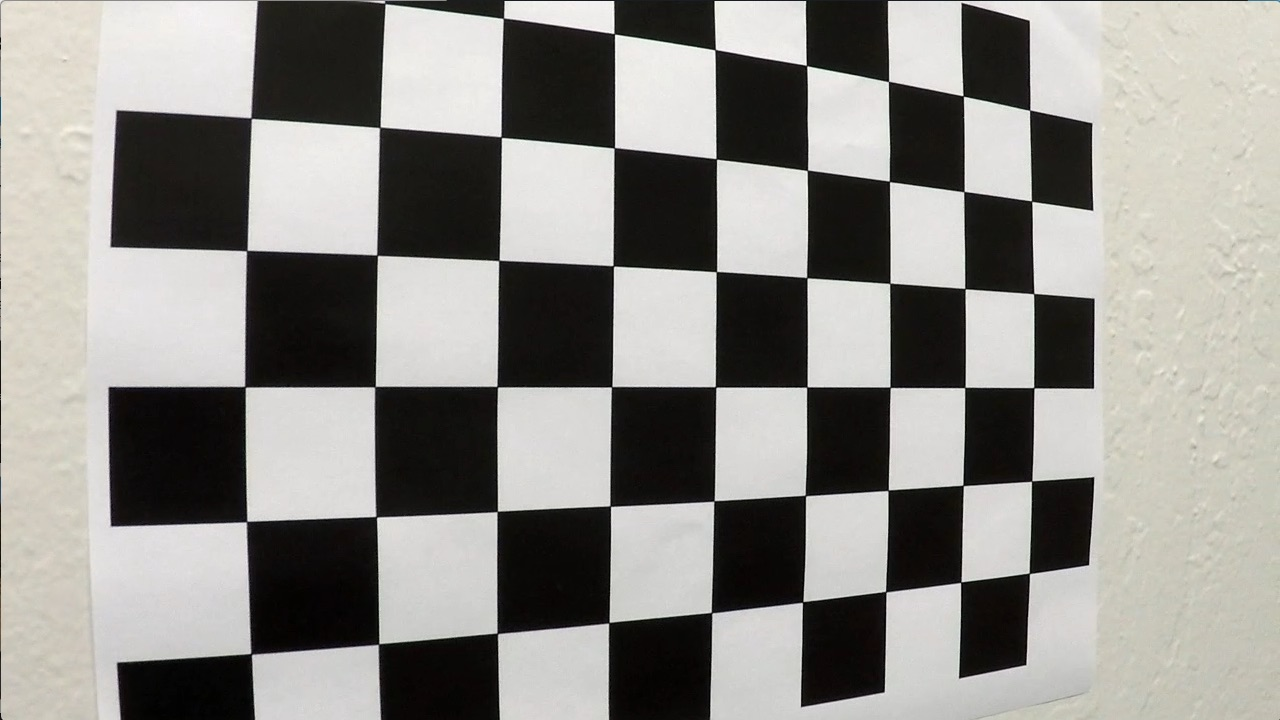
#> input picture Advanced_Lane_Lines/camera_cal/calibration5.jpg, 1280 x 720 px; the run also reads 1 picture not shown here
$ jupyter execute --allow-errors 'Advanced Lane Finding project.ipynb'   (older library calls are emulated)
#> lines starting #> are read from the running program, lines starting #| are printed output that depends on the picture; after the words box and inside, x2 and y2 are one past the last pixel; in counts of white or black regions, pixels touching at a corner belong together
# Advanced Lane Finding

## Overview

In this project, our goal is to write a software pipeline to identify the lane boundaries in a video from a front-facing camera on a car. The camera calibration images, test road images, and project videos are available in the project repository.

In addition to implementing code, there is a brief writeup to complete. The writeup is provided in a markdown file.

## Goals/Steps

The goals / steps of this project are the following:

* Compute the camera calibration matrix and distortion coefficients given a set of chessboard images
* Apply a distortion correction to raw images
* Use color transforms, gradients, etc., to create a thresholded binary image
* Apply a perspective transform to rectify binary image ("birds-eye view")
* Detect lane pixels and fit to find the lane boundary
* Determine the curvature of the lane and vehicle position with respect to center
* Warp the detected lane boundaries back onto the original image
* Output visual display of the lane boundaries and numerical estimation of lane curvature and vehicle position

[cell 1]
import cv2
import matplotlib.pyplot as plt
import matplotlib.image as mpimg
import numpy as np
import glob

[cell 2]
img = mpimg.imread('camera_cal/calibration5.jpg')
#> img is the input picture: shape (720, 1280, 3); mean R, G, B 143.1, 141.5, 137.3
image_shape = img.shape
print(image_shape)
#| (720, 1280, 3)
plt.imshow(img)

### Camera Calibration using chessboard images

[cell 3]
nx = 9
ny = 6

objpoints = []
imgpoints = []

objp = np.zeros((nx*ny,3), np.float32)
objp[:,:2] = np.mgrid[0:nx,0:ny].T.reshape(-1,2)

fnames = glob.glob("camera_cal/calibration*.jpg")

for fname in fnames:
    img = mpimg.imread(fname)
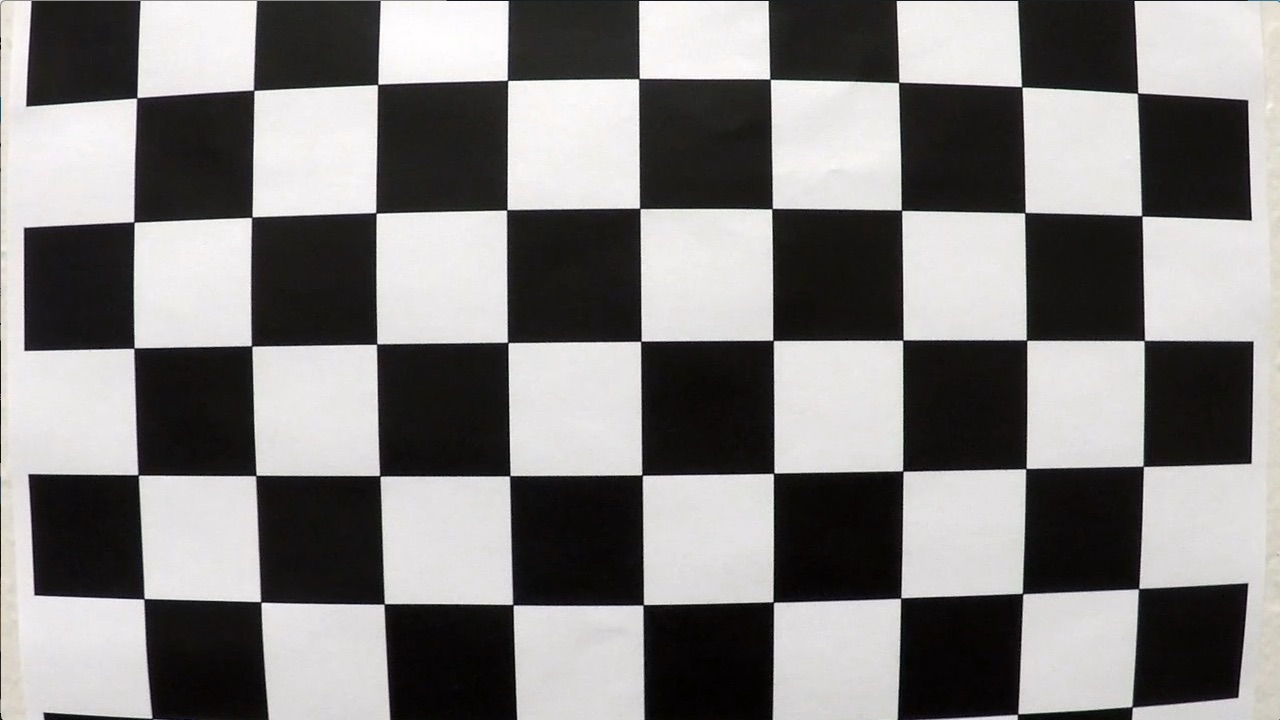
#> input picture Advanced_Lane_Lines/camera_cal/calibration1.jpg, 1280 x 720 px
#> img is the input picture: shape (720, 1280, 3); mean R, G, B 130.1, 128.4, 127.8
    gray = cv2.cvtColor(img, cv2.COLOR_RGB2GRAY)
    ret, corners = cv2.findChessboardCorners(gray, (nx,ny), None)
#> ret = False; corners = None
    if ret:
        objpoints.append(objp)
        imgpoints.append(corners)

# use the object and image points to caliberate the camera and compute the camera matrix and distortion coefficients
ret, cameraMatrix, distortionCoeffs, rvecs, tvecs = cv2.calibrateCamera(objpoints, imgpoints, image_shape[:2],None,None)

[cell 4]
img = mpimg.imread('camera_cal/calibration5.jpg')
undistorted = cv2.undistort(img, cameraMatrix, distortionCoeffs, None, cameraMatrix)
f, (ax1, ax2) = plt.subplots(1, 2, figsize=(24, 9))
f.tight_layout()
ax1.imshow(img)
ax1.set_title('Original Image', fontsize=50)
ax2.imshow(undistorted)
ax2.set_title('Undistorted Image', fontsize=50)
plt.subplots_adjust(left=0., right=1, top=0.9, bottom=0.)
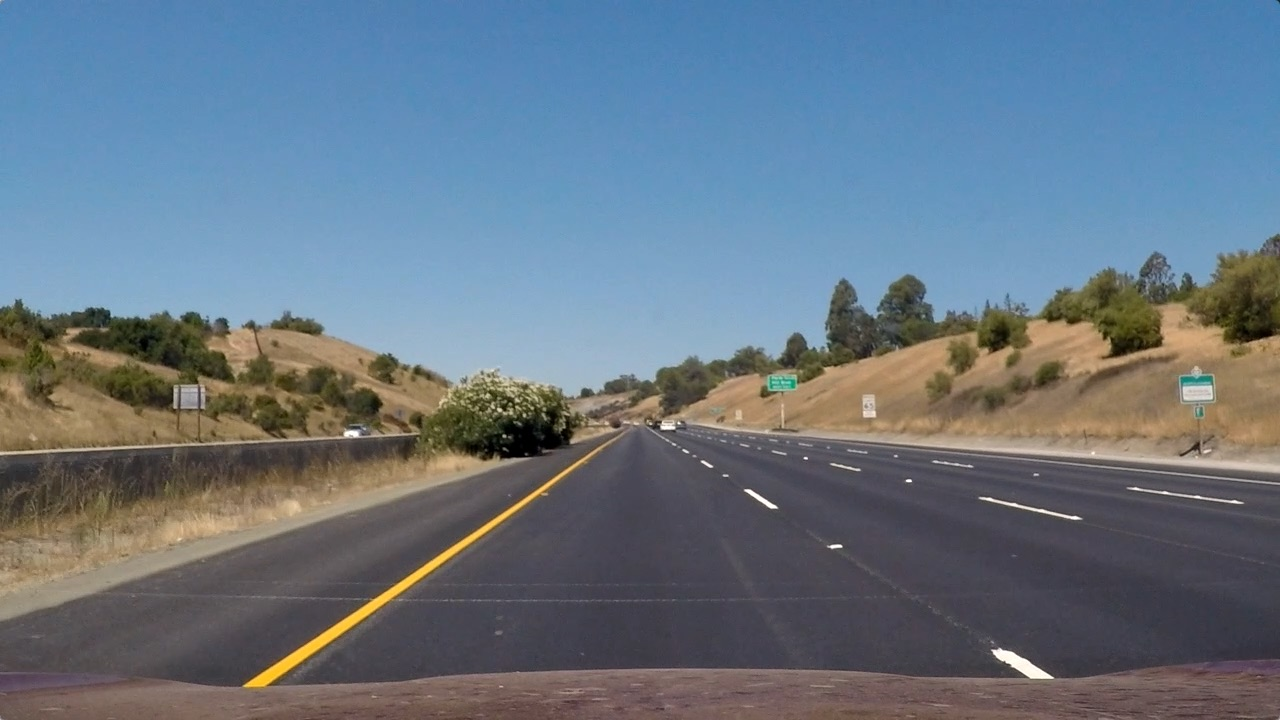
#> input picture Advanced_Lane_Lines/test_images/straight_lines1.jpg, 1280 x 720 px
#> further down, img is the input picture: shape (720, 1280, 3); mean R, G, B 103.2, 117.7, 131.2

### Gradients and color transforms to create a thresholded binary image

Two types of gradient thresholds have been considered:

#### 1. Along the X-axis
#### 2. Directional gradient with thresholds of 30 and 90 degrees

This is done since the lane lines are more or less vertical.

The following color thresholds have been applied:

* R & G channel thresholds in order to detect yellow lanes
* L channel threshold for taking into account edges in shadows
* S channel threshold to distinguish white & yellow lanes

[cell 5]
def get_thresholded_image(img):

    img = cv2.undistort(img, cameraMatrix, distortionCoeffs, None, cameraMatrix)

    # convert to gray scale
    gray = cv2.cvtColor(img, cv2.COLOR_RGB2GRAY)

    height, width = gray.shape

    # apply gradient threshold on the horizontal gradient
    sx_binary = abs_sobel_thresh(gray, 'x', 10, 200)
#> in abs_sobel_thresh, `max_value = np.max(abs_sobel)`: max_value = 639
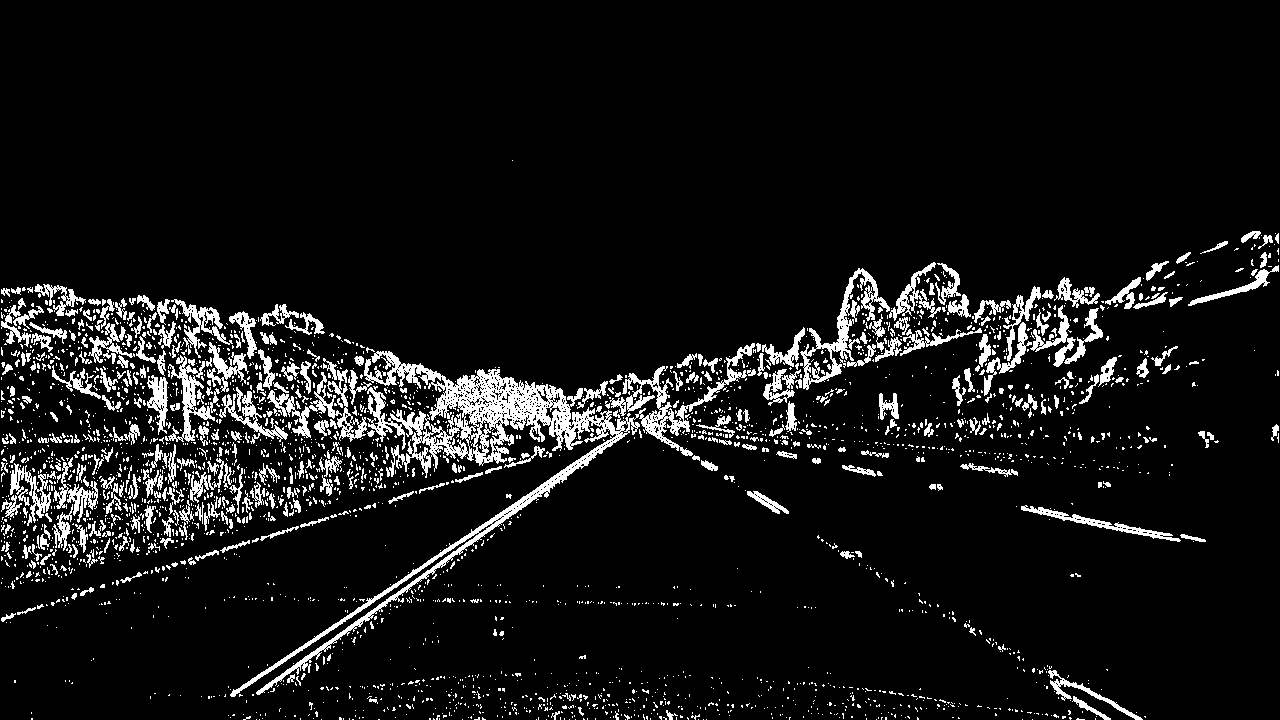
#> sx_binary: shape (720, 1280); values 0 (black) and 1 (white), 8% white; 3000 white regions (2598 under 20 px), largest, box (x1, y1, x2, y2) and area: (230, 343, 755, 697) 17433, (800, 268, 890, 390) 2106, (165, 355, 220, 442) 1286

    # apply gradient direction threshold so that only edges closer to vertical are detected.
    dir_binary = dir_threshold(gray, thresh=(np.pi/6, np.pi/2))
#> dir_binary: shape (720, 1280) float64; values 0 (black) and 1 (white), 67.6% white; black in thin lines or dots

    # combine the gradient and direction thresholds.
    combined_condition = ((sx_binary == 1) & (dir_binary == 1))
#> combined_condition: shape (720, 1280) bool; 5% white in thin lines or dots, all inside (x1, y1, x2, y2) = (1, 231, 1279, 719)

    # R & G thresholds so that yellow lanes are detected well.
    color_threshold = 150
    R = img[:,:,0]
    G = img[:,:,1]
    color_combined = np.zeros_like(R)
    r_g_condition = (R > color_threshold) & (G > color_threshold)
#> r_g_condition: shape (720, 1280) bool; 5.1% white; 354 white regions (259 under 20 px), largest, box (x1, y1, x2, y2) and area: (319, 322, 739, 406) 14763, (687, 409, 1280, 466) 5966, (58, 457, 522, 595) 5691


    # color channel thresholds
    hls = cv2.cvtColor(img, cv2.COLOR_RGB2HLS)
#> hls: shape (720, 1280, 3); mean of channels 0, 1, 2 87.6, 118.4, 65.9
    S = hls[:,:,2]
    L = hls[:,:,1]

    # S channel performs well for detecting bright yellow and white lanes
    s_thresh = (100, 255)
    s_condition = (S > s_thresh[0]) & (S <= s_thresh[1])
#> s_condition: shape (720, 1280) bool; 32.2% white; 680 white regions (533 under 20 px), largest, box (x1, y1, x2, y2) and area: (0, 0, 1280, 312) 271797, (234, 455, 590, 697) 4923, (1100, 278, 1280, 337) 1809

    # We put a threshold on the L channel to avoid pixels which have shadows and as a result darker.
    l_thresh = (120, 255)
    l_condition = (L > l_thresh[0]) & (L <= l_thresh[1])
#> l_condition: shape (720, 1280) bool; 55.3% white; 133 black regions (104 under 20 px), largest, box (x1, y1, x2, y2) and area: (0, 232, 1280, 720) 406689, (356, 353, 409, 388) 1009, (262, 307, 320, 334) 771

    # combine all the thresholds
    # A pixel should either be a yellowish or whiteish
    # And it should also have a gradient, as per our thresholds
    color_combined[(r_g_condition & l_condition) & (s_condition | combined_condition)] = 1

    # apply the region of interest mask
    mask = np.zeros_like(color_combined)
    region_of_interest_vertices = np.array([[0,height-1], [width/2, int(0.5*height)], [width-1, height-1]], dtype=np.int32)
    cv2.fillPoly(mask, [region_of_interest_vertices], 1)
#> mask: shape (720, 1280); values 0 (black) and 1 (white), 25% white; 1 white region, box (x1, y1, x2, y2) and area: (0, 360, 1280, 720) 230860
    thresholded = cv2.bitwise_and(color_combined, mask)
#> color_combined: shape (720, 1280); values 0 (black) and 1 (white), 1.2% white; 858 white regions (824 under 20 px), largest, box (x1, y1, x2, y2) and area: (234, 448, 601, 696) 3236, (1100, 278, 1280, 339) 1804, (1056, 681, 1139, 720) 1055

    return thresholded

def abs_sobel_thresh(gray, orient='x', thresh_min=0, thresh_max=255):
    if orient == 'x':
        sobel = cv2.Sobel(gray, cv2.CV_64F, 1, 0)
    else:
        sobel = cv2.Sobel(gray, cv2.CV_64F, 0, 1)
    abs_sobel = np.absolute(sobel)
    max_value = np.max(abs_sobel)
    binary_output = np.uint8(255*abs_sobel/max_value)
    threshold_mask = np.zeros_like(binary_output)
    threshold_mask[(binary_output >= thresh_min) & (binary_output <= thresh_max)] = 1
    return threshold_mask

def dir_threshold(gray, sobel_kernel=3, thresh=(0, np.pi/2)):
    # Take the gradient in x and y separately
    sobel_x = cv2.Sobel(gray, cv2.CV_64F, 1, 0, ksize=sobel_kernel)
    sobel_y = cv2.Sobel(gray, cv2.CV_64F, 0, 1, ksize=sobel_kernel)
    # 3) Take the absolute value of the x and y gradients
    abs_sobel_x = np.absolute(sobel_x)
    abs_sobel_y = np.absolute(sobel_y)
    # 4) Use np.arctan2(abs_sobely, abs_sobelx) to calculate the direction of the gradient
    direction = np.arctan2(abs_sobel_y,abs_sobel_x)
    direction = np.absolute(direction)
    # 5) Create a binary mask where direction thresholds are met
    mask = np.zeros_like(direction)
    mask[(direction >= thresh[0]) & (direction <= thresh[1])] = 1
    # 6) Return this mask as your binary_output image
    return mask

[cell 6]
img = mpimg.imread('test_images/straight_lines1.jpg')
thresholded = get_thresholded_image(img)
#> thresholded: shape (720, 1280); values 0 (black) and 1 (white), 0.56% white; 165 white regions (157 under 20 px), largest, box (x1, y1, x2, y2) and area: (234, 448, 601, 696) 3236, (1056, 681, 1139, 720) 1055, (750, 492, 786, 513) 176
img = cv2.undistort(img, cameraMatrix, distortionCoeffs, None, cameraMatrix)
cv2.imwrite('thresholded.jpg',thresholded)

# Plot the 2 images side by side
f, (ax1, ax2) = plt.subplots(1, 2, figsize=(24, 9))
f.tight_layout()
ax1.imshow(img)
ax1.set_title('Original Image', fontsize=50)
ax2.imshow(thresholded, cmap='gray')
ax2.set_title('Thresholded Image', fontsize=50)
plt.subplots_adjust(left=0., right=1, top=0.9, bottom=0.)

### Perspective Transform

After examining a sample image, the vertices has been extracted in order to perform a perspective transform. The polygon with these vertices is drawn on the image for visualization. Destination points were chosen in a way that straight lanes appear more or less parallel in the transformed image.

[cell 7]
# Vertices extracted manually for performing a perspective transform
bottom_left = [220,720]
bottom_right = [1110, 720]
top_left = [570, 470]
top_right = [722, 470]

source = np.float32([bottom_left,bottom_right,top_right,top_left])

pts = np.array([bottom_left,bottom_right,top_right,top_left], np.int32)
pts = pts.reshape((-1,1,2))
copy = img.copy()
cv2.polylines(copy,[pts],True,(255,0,0), thickness=3)
#> copy: shape (720, 1280, 3); mean R, G, B 106.2, 118.3, 131.2

# Destination points are chosen such that straight lanes appear more or less parallel in the transformed image.
bottom_left = [320,720]
bottom_right = [920, 720]
top_left = [320, 1]
top_right = [920, 1]

dst = np.float32([bottom_left,bottom_right,top_right,top_left])
M = cv2.getPerspectiveTransform(source, dst)
M_inv = cv2.getPerspectiveTransform(dst, source)
img_size = (image_shape[1], image_shape[0])

warped = cv2.warpPerspective(thresholded, M, img_size , flags=cv2.INTER_LINEAR)
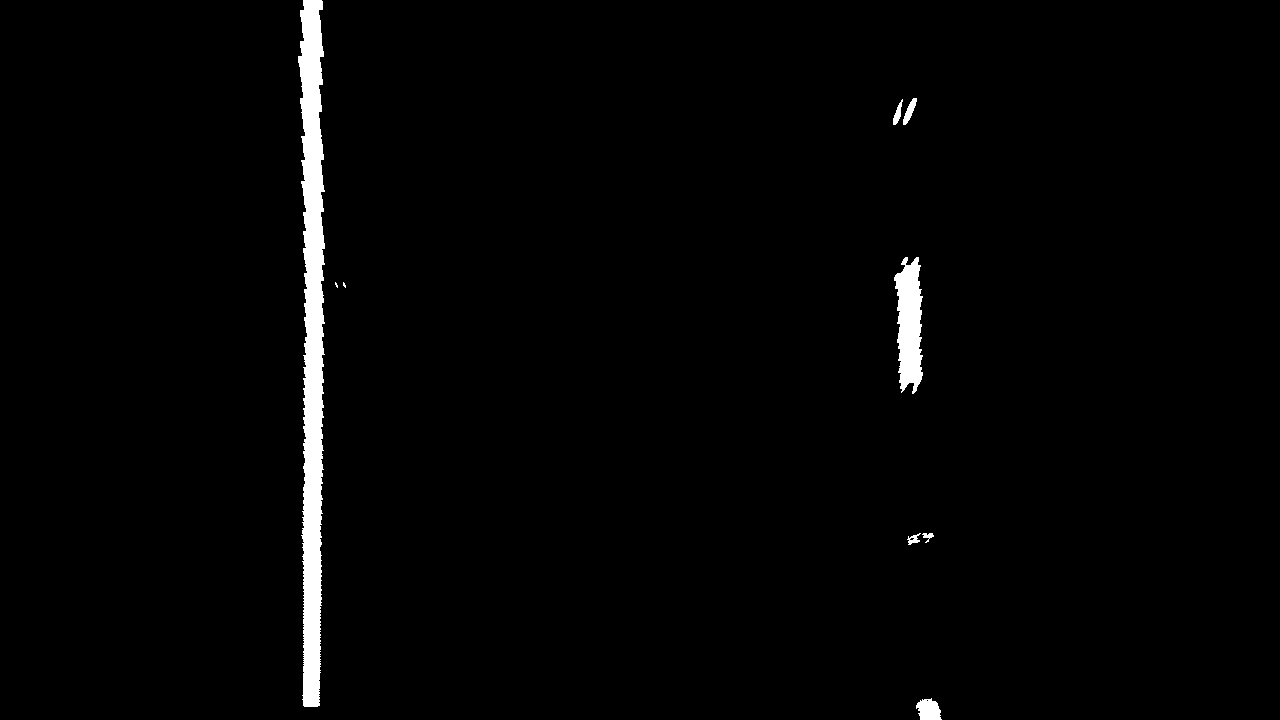
#> warped: shape (720, 1280); values 0 (black) and 1 (white), 1.8% white; 9 white regions (2 under 20 px), largest, box (x1, y1, x2, y2) and area: (298, 0, 325, 707) 13092, (894, 257, 923, 394) 2803, (916, 698, 942, 720) 422

f, (ax1, ax2) = plt.subplots(1, 2, figsize=(24, 9))
f.tight_layout()
ax1.imshow(copy)
ax1.set_title('Original Image', fontsize=50)
ax2.imshow(warped, cmap='gray')
ax2.set_title('Warped Image', fontsize=50)
plt.subplots_adjust(left=0., right=1, top=0.9, bottom=0.)
#> (the rest of the program and of its run is left out)
